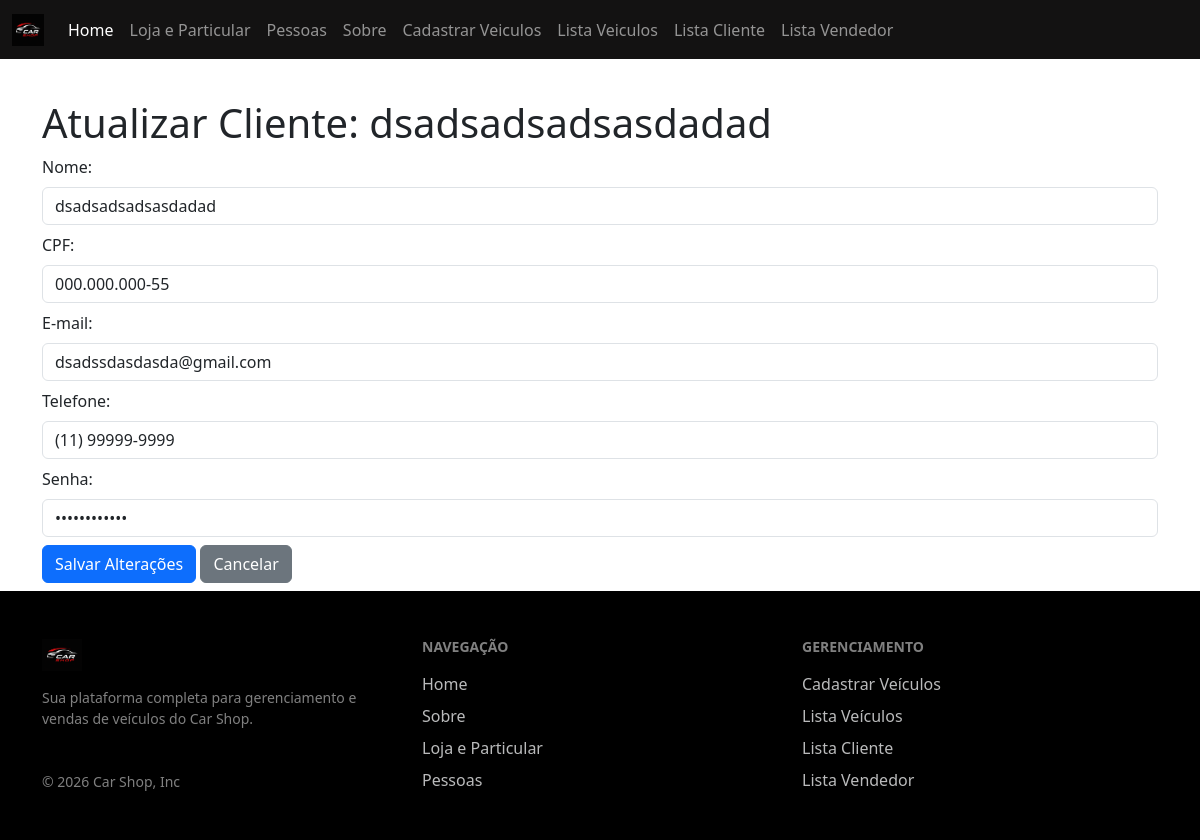
The app's page /cliente-atualizar.php?id_cliente=1 with its own data.
### tables this page shows
CREATE TABLE `tb_cliente` (
  `id_cliente` int(11) NOT NULL AUTO_INCREMENT,
  `nome` varchar(120) NOT NULL,
  `cpf` varchar(14) NOT NULL,
  `email` varchar(100) NOT NULL,
  `telefone` varchar(20) NOT NULL,
  `senha` varchar(225) NOT NULL,
  `foto` varchar(1000) NOT NULL,
  PRIMARY KEY (`id_cliente`)
);

### cliente-atualizar.php (the view, shortened to what this page needs)
<?php
$id_cliente = $_GET['id_cliente'] ?? null;
include "inc-conexao.php";
$sql_busca = "select * from tb_cliente where id_cliente = {$id_cliente}";
$resultado = mysqli_query($conexao, $sql_busca);
$nome = $cpf = $email = $telefone = $senha = "";
if($linha = mysqli_fetch_assoc($resultado)){
    $nome     = $linha['nome'];
    $cpf      = $linha['cpf'];
    $email    = $linha['email'];
    $telefone = $linha['telefone'];
    $senha    = $linha['senha'];
}
include "include/inc-cabecalho.php";
?>
<body>
    <?php include "include/inc-menu.php"; ?>
    <main class="container mt-4 pt-3 mb-2">
        <h1>Atualizar Cliente: <?= htmlspecialchars($nome) ?></h1>
        <form method="post" action="cliente-atualizar.php?id_cliente=<?= $id_cliente ?>">
            <div class="mb-2">
                <label class="form-label">Nome:</label>
                <input type="text" name="nome" class="form-control" value="<?= htmlspecialchars($nome) ?>">
            </div>
            <div class="mb-2">
                <label class="form-label">CPF:</label>
                <input type="text" name="cpf" class="form-control" value="<?= htmlspecialchars($cpf) ?>">
            </div>
            <div class="mb-2">
                <label class="form-label">E-mail:</label>
                <input type="email" name="email" class="form-control" value="<?= htmlspecialchars($email) ?>">
            </div>
            <div class="mb-2">
                <label class="form-label">Telefone:</label>
                <input type="text" name="telefone" class="form-control" value="<?= htmlspecialchars($telefone) ?>">
            </div>
            <div class="mb-2">
                <label class="form-label">Senha:</label>
                <input type="password" name="senha" class="form-control" value="<?= htmlspecialchars($senha) ?>">
            </div>
            <button type="submit" class="btn btn-primary">Salvar Alterações</button>
            <a href="cliente-listagem.php" class="btn btn-secondary">Cancelar</a>
        </form>
    </main>
<?php
include "include/inc-footer.php";
?>
</body>

### records on screen
tb_cliente: nome "dsadsadsadsasdadad", cpf "000.000.000-55", email "dsadssdasdasda@gmail.com", telefone "(11) 99999-9999"
